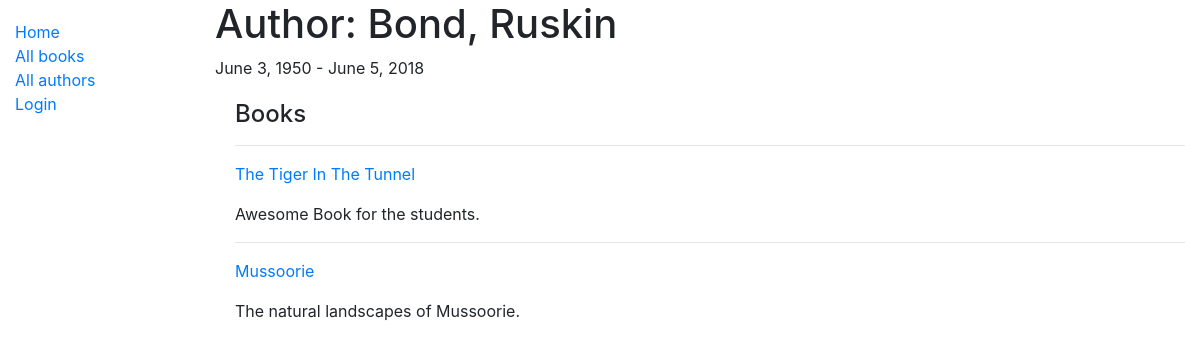
The app's page /catalog/author/1 with its own data.
### catalog/models.py (models this page shows, shortened)
class Author(models.Model):
    first_name = models.CharField(max_length=100)
    last_name = models.CharField(max_length=100)
    date_of_birth = models.DateField(null=True, blank=True)
    date_of_death = models.DateField('Died', null=True, blank=True)
    class Meta:
        ordering = ['last_name']

class Book(models.Model):
    title = models.CharField(max_length=200)
    author = models.ForeignKey('Author', on_delete=models.SET_NULL, null=True)
    summary =  models.TextField(max_length=1000, help_text='Write a brief description of book')
    isbn = models.CharField('ISBN', max_length=13, help_text='13 Character <a href="https://www.isbn-international.org/content/what-isbn">ISBN number</a>')
    genre = models.ManyToManyField(Genre, help_text='Select a genre')
    language = models.ForeignKey('Language', on_delete=models.SET_NULL, null=True)
    def display_genre(self):
        return ', '.join(genre.name for genre in self.genre.all()[:3])
    display_genre.short_description = 'Genre'

### catalog/views.py (the view, shortened to what this page needs)
# urls.py: path('author/<int:pk>', views.AuthorDetailView.as_view(), name='author-detail'),
class AuthorDetailView(generic.DetailView):
    model = Author

### catalog/templates/catalog/author_detail.html
{% extends 'catalog/base.html' %}
{% block content %}
<h1>Author: {{ author.last_name }}, {{ author.first_name }}</h1>
<p>{{ author.date_of_birth }} - {{ author.date_of_death }}</p>
<div style="margin-left: 20px; margin-top: 20px">
<h4>Books</h4>
{% for copy in author.book_set.all %}
<hr>
<p><a href="{% url 'book-detail' copy.id %}">{{ copy.title }}</a></p>
<p>{{ copy.summary }}</p>
{% endfor %}
</div>
{% endblock %}

### records on screen
Author: last_name "Bond", first_name "Ruskin", date_of_birth "June 3, 1950", date_of_death "June 5, 2018"
Book: title "The Tiger In The Tunnel", summary "Awesome Book for the students."
Book: title "Mussoorie", summary "The natural landscapes of Mussoorie."
